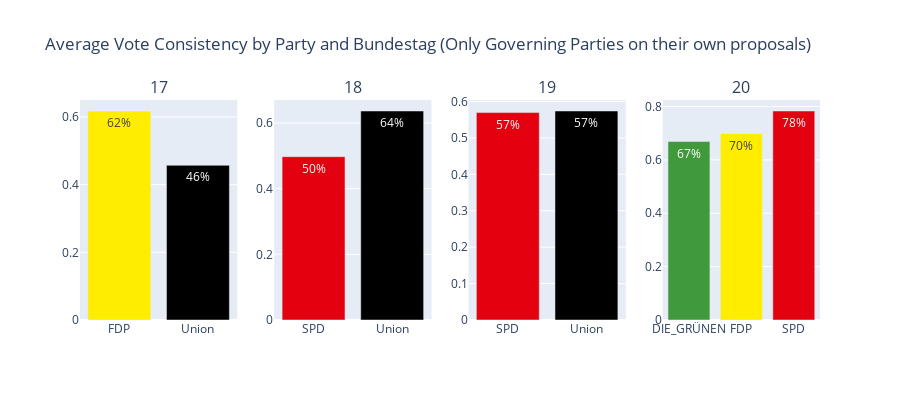

Here is the notebook cell this chart was saved with:
### Code cell
import plotly.graph_objects as go
from plotly.subplots import make_subplots

only_governing = predictions[predictions["is_governing"]].copy()

grouped = (
    only_governing
    .groupby(["bundestag", "party"])["vote_correct"]
    .mean()
    .reset_index()
)

bundestags = grouped["bundestag"].unique()
n_cols = len(bundestags)

fig = make_subplots(rows=1, cols=n_cols, subplot_titles=[str(b) for b in bundestags])

for i, bundestag in enumerate(bundestags, start=1):
    df_sub = grouped[grouped["bundestag"] == bundestag]
    fig.add_trace(
        go.Bar(
            x=df_sub["party"],
            y=df_sub["vote_correct"],
            marker_color=[color_map.get(p, "#cccccc") for p in df_sub["party"]],
            text=[f"{v:.0%}" for v in df_sub["vote_correct"]],
        ),
        row=1,
        col=i
    )

fig.update_layout(
    title_text="Average Vote Consistency by Party and Bundestag (Only Governing Parties on their own proposals)",
    showlegend=False,
    height=400
)

fig.show()

### Figure 1 — Plotly figure (JSON) as saved in the notebook; plotly's stock layout.template omitted (floating-point values rounded to 4 significant figures)
{"data": [{"marker": {"color": ["#FFED00", "#000000"]}, "text": ["62%", "46%"], "type": "bar", "x": ["FDP", "Union"], "xaxis": "x", "y": [0.6176, 0.4571], "yaxis": "y"}, {"marker": {"color": ["#E3000F", "#000000"]}, "text": ["50%", "64%"], "type": "bar", "x": ["SPD", "Union"], "xaxis": "x2", "y": [0.4973, 0.6364], "yaxis": "y2"}, {"marker": {"color": ["#E3000F", "#000000"]}, "text": ["57%", "57%"], "type": "bar", "x": ["SPD", "Union"], "xaxis": "x3", "y": [0.5696, 0.5739], "yaxis": "y3"}, {"marker": {"color": ["#409A3C", "#FFED00", "#E3000F"]}, "text": ["67%", "70%", "78%"], "type": "bar", "x": ["DIE_GRÜNEN", "FDP", "SPD"], "xaxis": "x4", "y": [0.6687, 0.6988, 0.7831], "yaxis": "y4"}], "layout": {"annotations": [{"font": {"size": 16}, "showarrow": false, "text": "17", "x": 0.1062, "xanchor": "center", "xref": "paper", "y": 1, "yanchor": "bottom", "yref": "paper"}, {"font": {"size": 16}, "showarrow": false, "text": "18", "x": 0.3688, "xanchor": "center", "xref": "paper", "y": 1, "yanchor": "bottom", "yref": "paper"}, {"font": {"size": 16}, "showarrow": false, "text": "19", "x": 0.6313, "xanchor": "center", "xref": "paper", "y": 1, "yanchor": "bottom", "yref": "paper"}, {"font": {"size": 16}, "showarrow": false, "text": "20", "x": 0.8938, "xanchor": "center", "xref": "paper", "y": 1, "yanchor": "bottom", "yref": "paper"}], "height": 400, "showlegend": false, "title": {"text": "Average Vote Consistency by Party and Bundestag (Only Governing Parties on their own proposals)"}, "xaxis": {"anchor": "y", "domain": [0, 0.2125]}, "xaxis2": {"anchor": "y2", "domain": [0.2625, 0.475]}, "xaxis3": {"anchor": "y3", "domain": [0.525, 0.7375]}, "xaxis4": {"anchor": "y4", "domain": [0.7875, 1]}, "yaxis": {"anchor": "x", "domain": [0, 1]}, "yaxis2": {"anchor": "x2", "domain": [0, 1]}, "yaxis3": {"anchor": "x3", "domain": [0, 1]}, "yaxis4": {"anchor": "x4", "domain": [0, 1]}}}
